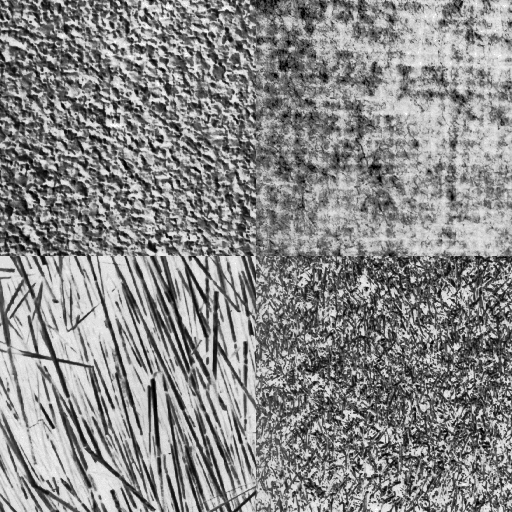
#> input picture INF4300/oblig1/mosaic1.png, 512 x 512 px, found by its file name
$ python assignment1.py
#> lines starting #> are read from the running program, lines starting #| are printed output that depends on the picture
import cv2
import numpy as np
import matplotlib.pyplot as plt
import skimage.feature as skif
import skimage as ski
from matplotlib import animation
import sys
from numpy import pi
from numba import jit
from funcs import *
#import seaborn
plot1=False
plot2=False

img0 = cv2.imread('mosaic1.png',0)
#> img0 is the input picture: shape (512, 512); min 0, max 255, mean 136.8
img1 = cv2.imread('mosaic2.png',0)
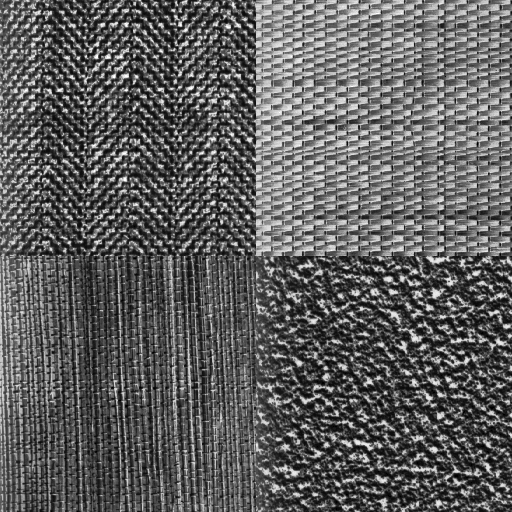
#> input picture INF4300/oblig1/mosaic2.png, 512 x 512 px, found by its file name
#> img1 is the input picture: shape (512, 512); min 0, max 255, mean 95.4
#img1 = cv2.imread('zebra_3.tif',0)
img0shape=img0.shape
#> img0shape = (512, 512)
img1shape=img1.shape
#> img1shape = (512, 512)


#splitting the images
#assuming that the image is L/2 in with and height
subimg00=img0[0:256 , 0:256 ]
subimg01=img0[0:256 , 256:512 ]
subimg02=img0[256:512 , 0:256 ]
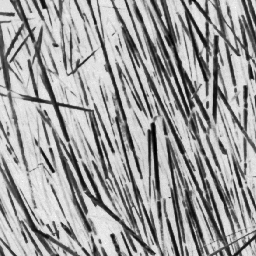
#> subimg02: shape (256, 256); min 0, max 255, mean 157.7
subimg03=img0[256:512 , 256:512 ]
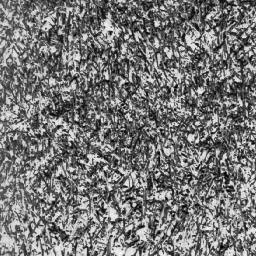
#> subimg03: shape (256, 256); min 0, max 255, mean 117.5
subimg10=img1[0:256 , 0:256 ]
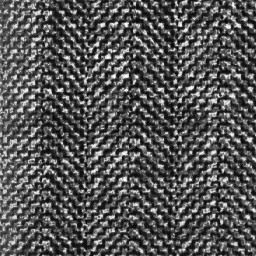
#> subimg10: shape (256, 256); min 0, max 255, mean 84.9
subimg11=img1[0:256 , 256:512 ]
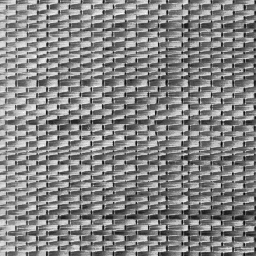
#> subimg11: shape (256, 256); min 0, max 255, mean 133.4
subimg12=img1[256:512 , 0:256 ]
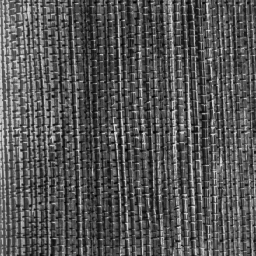
#> subimg12: shape (256, 256); min 0, max 221, mean 85.1
subimg13=img1[256:512 , 256:512 ]
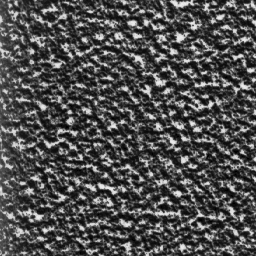
#> subimg13: shape (256, 256); min 0, max 234, mean 78.1
original_img=[subimg00,subimg01,subimg02,subimg03,subimg10,subimg11,subimg12,subimg13,img0,img1]
#original_img is now on the sape over


#from this point, every transformation will be in lists:
"""
element in list is described under
 img0        img1      img0     img1
|---|---| |---|---| |-------| |-------|
| 0 | 1 | | 4 | 5 | |       | |       |
|---|---| |---|---| |   8   | |   9   |
| 2 | 3 | | 6 | 7 | |       | |       |
|---|---| |---|---| |-------| |-------|


"""


###################
######PART 1#######
###################

# [290 lines left out: functions oppg1, oppg2, oppg3, not called in this run]
###################
######PART 4#######
###################

def oppg4():
#> (the run stopped early here; a loop or call above may not have finished)
